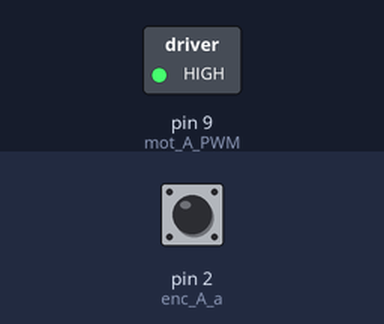
Recording of a sketch running on a simulated Arduino Nano, built with avr-gcc and run on an emulated ATmega328P. Shown: switched loads named in the sketch (green lamp = pin HIGH). Inputs (shaded band) come from the test bench; at power-on: pin 2 (enc_A_a) HIGH.

Above: at 0.1 s.
Timing chart, 0 to 1.6 s (numbered marks = the images above):
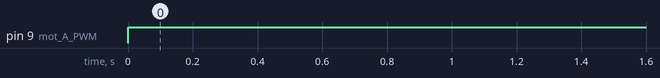

The sketch:

motor_enc_test.ino
```cpp
// Define pinout of components
// arduino-cli compile -b arduino:avr:nano
const byte mot_A_1 = 8;
const byte mot_A_2 = 7;
const byte mot_A_PWM = 9; //should be a PWM capable output

const byte enc_A_a = 2; //should be an interrupt capable output
const byte enc_A_b = 4;

//Initialize various variables
double cpr = 500;  //encoder counts per revolution
double gear_ratio = 46.7; //motor gearbox ratio

volatile long int quad_A = 0; //encoder position

double K_P_A = 3.;
double deadband = 0.1;

long int t0 = millis();

// faster way to read encoder pins
#define readAb bitRead(PIND,enc_A_b)


void setup() {
  int motor_pins[3] = {mot_A_1, mot_A_2, mot_A_PWM};
  for (int i = 0; i < 3; i++) {
    pinMode(i, OUTPUT);
    digitalWrite(i, LOW);
  }

  pinMode(enc_A_a, INPUT);
  pinMode(enc_A_b, INPUT);
  attachInterrupt(digitalPinToInterrupt(enc_A_a), enc_A_ISR, RISING);
  Serial.begin(9600);
  while (!Serial) {
    ; // wait for serial port to connect. Needed for native USB port only
  }

  quad_A = 0;

  double target_pos = 360;
  int stop = 0;

  while (stop < 100){
    stop += control_A(target_pos);
  }

  digitalWrite(mot_A_1, LOW);
  digitalWrite(mot_A_2, LOW);
  digitalWrite(mot_A_PWM, LOW);
  Serial.print("position: ");
  Serial.println(360.*double(quad_A)) / (cpr*gear_ratio);
}

void loop() {

}

//functions
// interrupt service routine for encoder A, simply increase or decrease encoder count depending on state of lines
void enc_A_ISR() {
  if (readAb == 0){
    quad_A++;
  }
  else {
    quad_A--;
  }
}


int control_A(double target_pos) {
    int mot_A_pos = (360.*double(quad_A)) / (cpr*gear_ratio);
    int error_A = target_pos - mot_A_pos;
    int d = prop_term(error_A, K_P_A);
    int in_deadband = 0;

    if (error_A >= deadband) {
      digitalWrite(mot_A_1, HIGH);
      digitalWrite(mot_A_2, LOW);
    }
    else if (error_A <= -deadband) {
      digitalWrite(mot_A_1, LOW);
      digitalWrite(mot_A_2, HIGH);
    }
    else {
      digitalWrite(mot_A_1, LOW);
      digitalWrite(mot_A_2, LOW);
      in_deadband = 1;
    }

    analogWrite(mot_A_PWM, d);

    return in_deadband;
}

int prop_term(double error, double K_P) {
  return int(max(min((error*K_P), 255), 40));
}
```

Measured:
- by itself, pin 9 (mot_A_PWM): LOW → HIGH at 0.00 s
